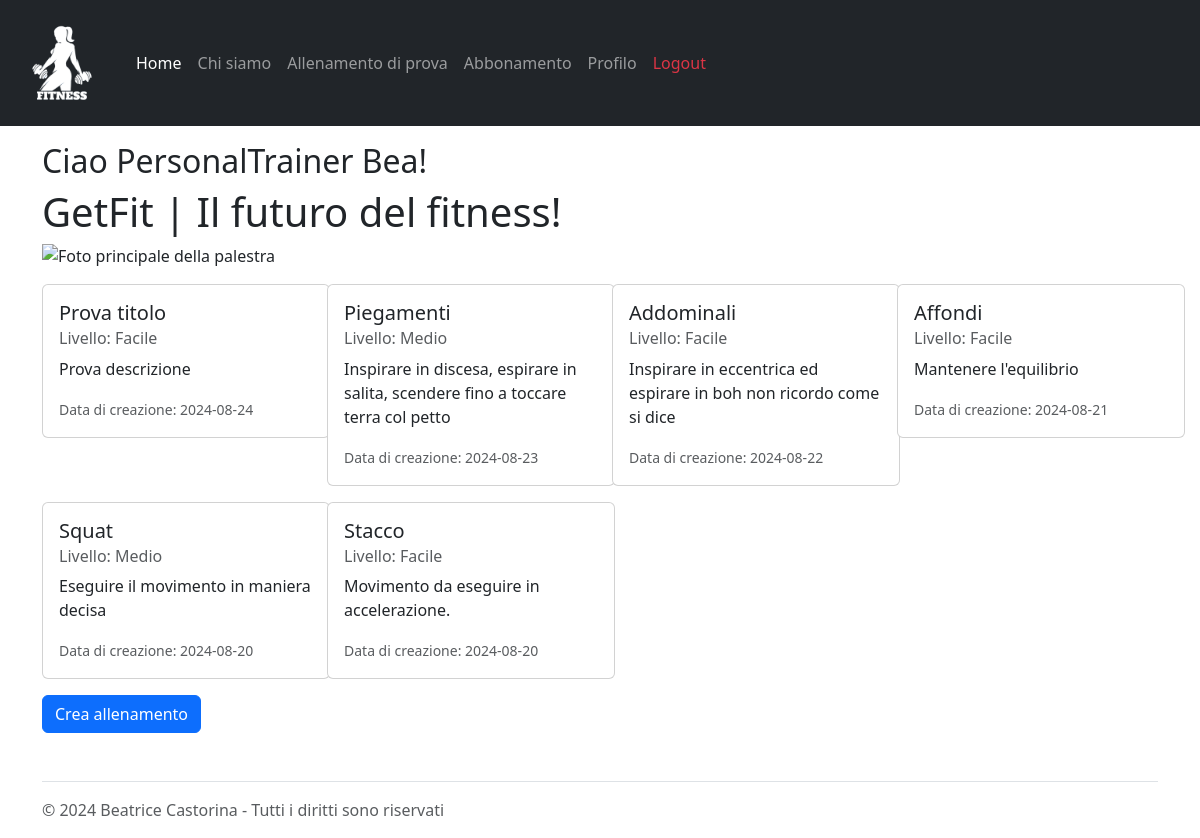
Before: / (signed in) with the older database file.
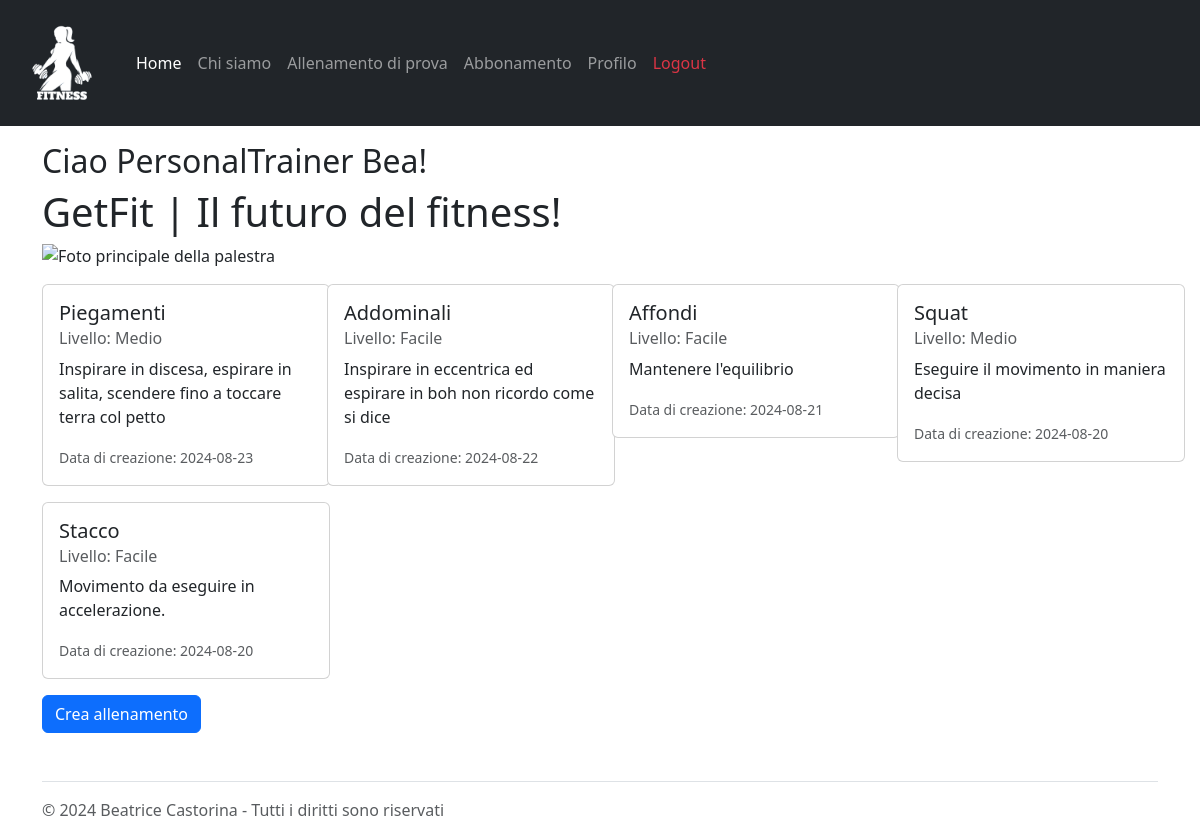
After: the same page with the newer database file.
### tables this page shows
CREATE TABLE "Allenamenti" (
	"id_allenamento"	INTEGER,
	"pt_id"	INTEGER NOT NULL,
	"titolo"	TEXT NOT NULL,
	"descrizione"	TEXT NOT NULL,
	"livello"	TEXT NOT NULL,
	"visibile"	INTEGER NOT NULL,
	"data_creazione"	TEXT NOT NULL,
	PRIMARY KEY("id_allenamento" AUTOINCREMENT),
	FOREIGN KEY("pt_id") REFERENCES "Utenti"("id")
);

### app.py (the view)
@app.route('/')
def index():
  allenamenti_db = allenamenti_dao.get_allenamenti()
  return render_template('index.html', allenamenti=allenamenti_db) #'''pts=pts_db'''

### allenamenti_dao.py (called while the page is built)
def get_allenamenti():
	query = 'SELECT * FROM Allenamenti ORDER BY data_creazione DESC'
	connection = sqlite3.connect('db/personal.db')
	connection.row_factory = sqlite3.Row
	cursor = connection.cursor()
	cursor.execute(query)
	result = cursor.fetchall()
	print(result)
	cursor.close()
	connection.close()
	return result

### app.py (called while the page is built)
@login_manager.user_loader
def load_user(user_email):
  print("load user:", user_email)
  user_db, type = utenti_dao.get_user_by_email(user_email)
  if type == 0:
    user = PersonalTrainer(nome=user_db['nome'], cognome=user_db['cognome'], pt_id=user_db['pt_id'], rating=user_db['rating'], numOfRatings=user_db['numOfRatings'], email=user_db['email'], password=user_db['password'])
  else:
    user = Client(nome=user_db['nome'], cognome=user_db['cognome'], client_id=user_db['client_id'], pt_id=user_db['pt_id'], email=user_db['email'], password=user_db['password'])
  return user

### templates/index.html (shortened to what this page needs)
{% extends "base.html" %}
{% block content %}
<main class="col">
  <section class="row justify-content-center">
    {% if current_user.is_authenticated %}
      <h2>Ciao {{ current_user.__class__.__name__ }} {{ current_user.nome.capitalize() }}!</h2>
    {% endif %}
    <div class="mx-auto">
      <h1> GetFit | Il futuro del fitness!</h1>
    </div>
    <img src="{{ url_for('static', filename='homepage.jpg') }}" class="img-fluid mb-3" alt="Foto principale della palestra">
  </section>
  <div class="row">
    {% if current_user.__class__.__name__ == "PersonalTrainer" %}
      {% for allenamento in allenamenti %}
        {% if allenamento.visibile != 0 %}
        <div class="col-3 mb-3">
          <div class="card" style="width: 18rem;">
            <div class="card-body">
              <h5 class="card-title">{{ allenamento.titolo.capitalize() }}</h5>
              <h6 class="card-subtitle mb-2 text-body-secondary">Livello: {{allenamento.livello.capitalize()}}</h6>
              <p class="card-text">{{allenamento.descrizione.capitalize()}}</p>
              <p class="card-text"><small class="text-body-secondary">Data di creazione: {{allenamento.data_creazione}}</small></p>
            </div>
          </div>
        </div>
        {% endif %}
      {% endfor %}
      <a href="/create_workout">
        <button type="text" class="btn btn-primary" value="create_workout">Crea allenamento</button>
      </a>
    {% endif %}
  </div>
</main>
{% endblock %}

Changed rows visible on the page:
no longer on this page (row edited): Allenamenti: titolo "Prova titolo", livello "Facile", descrizione "Prova descrizione", data_creazione "2024-08-24"
